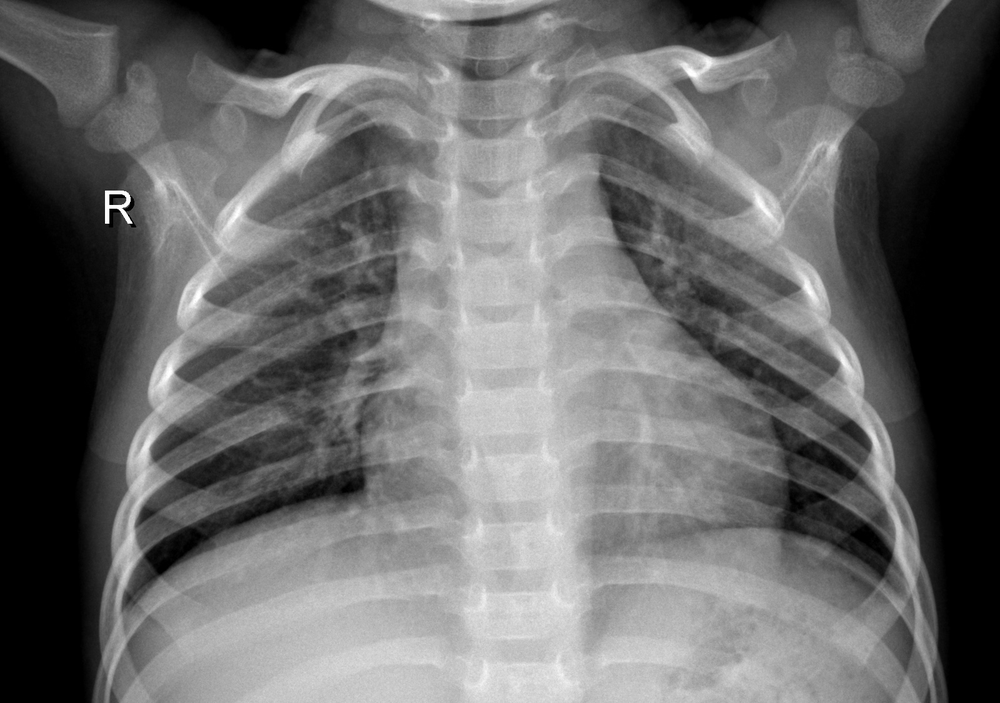
#> input picture semester 5/Informatika medis A/tugas 1/foto/medis1.png, 1000 x 703 px, shrunk from 1600 x 1125 before the run, found by its file name
$ python edited.py
#> lines starting #> are read from the running program, lines starting #| are printed output that depends on the picture
import cv2
import numpy as np
import matplotlib.pyplot as plt
import os

def process_image(image_path):
    """
    Fungsi untuk memproses satu citra medis
    dengan berbagai metode yang diminta.
    """
    img = cv2.imread(image_path, cv2.IMREAD_GRAYSCALE)
#> img is the input picture: shape (703, 1000); min 0, max 255, mean 106.2
    if img is None:
        print(f"Error: Tidak bisa membaca file {image_path}")
        return

    # 1. Histogram Equalization (HE)
    img_he = cv2.equalizeHist(img)
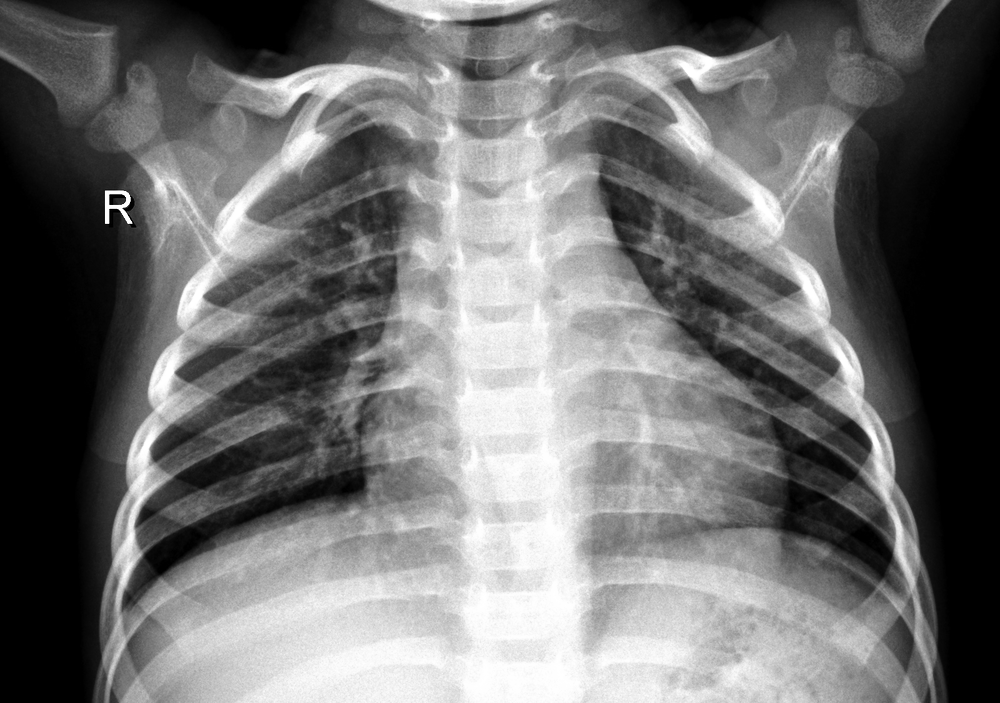
#> img_he: shape (703, 1000); min 0, max 255, mean 113.1

    # 2. CLAHE (Contrast Limited Adaptive Histogram Equalization)
    clahe_params = [(2.0, (8, 8)), (4.0, (10, 10))]
    img_clahe_list = []
    for clip_limit, grid_size in clahe_params:
        clahe = cv2.createCLAHE(clipLimit=clip_limit, tileGridSize=grid_size)
        img_clahe_list.append(clahe.apply(img))
#> after the loop, img_clahe_list = 2 items

    # 3. Gamma Correction
    gamma_values = [0.5, 1.5]
    img_gamma_list = []
    for gamma in gamma_values:
        inv_gamma = 1.0 / gamma
        table = np.array([((i / 255.0) ** inv_gamma) * 255
                          for i in np.arange(0, 256)]).astype("uint8")
        img_gamma_list.append(cv2.LUT(img, table))
#> after the loop, img_gamma_list = 2 items

    # 4. Filtering (Median dan Gaussian)
    img_median = cv2.medianBlur(img, 5)
    img_gaussian = cv2.GaussianBlur(img, (5, 5), 0)

    # Menampilkan hasil
    fig, axes = plt.subplots(3, 3, figsize=(15, 15))

    # Kode yang diperbaiki: Menggunakan indeks yang benar (0, 0)
    axes[0, 0].imshow(img, cmap='gray')
    axes[0, 0].set_title(f'Original: {os.path.basename(image_path)}')

    axes[0, 1].imshow(img_he, cmap='gray')
    axes[0, 1].set_title('Histogram Equalization (HE)')

    axes[0, 2].imshow(img_clahe_list[0], cmap='gray')
    axes[0, 2].set_title(f'CLAHE (clip={clahe_params[0][0]}, grid={clahe_params[0][1]})')

    axes[1, 0].imshow(img_clahe_list[1], cmap='gray')
    axes[1, 0].set_title(f'CLAHE (clip={clahe_params[1][0]}, grid={clahe_params[1][1]})')

    axes[1, 1].imshow(img_gamma_list[0], cmap='gray')
    axes[1, 1].set_title(f'Gamma Correction (γ < 1)')

    axes[1, 2].imshow(img_gamma_list[1], cmap='gray')
    axes[1, 2].set_title(f'Gamma Correction (γ > 1)')

    axes[2, 0].imshow(img_median, cmap='gray')
    axes[2, 0].set_title('Median Filter')

    axes[2, 1].imshow(img_gaussian, cmap='gray')
    axes[2, 1].set_title('Gaussian Filter')

    axes[2, 2].axis('off')

    for ax in axes.flat:
        ax.set_xticks([])
        ax.set_yticks([])

    # Menambahkan spasi vertikal antar baris
    plt.subplots_adjust(hspace=0.5)

    plt.show()
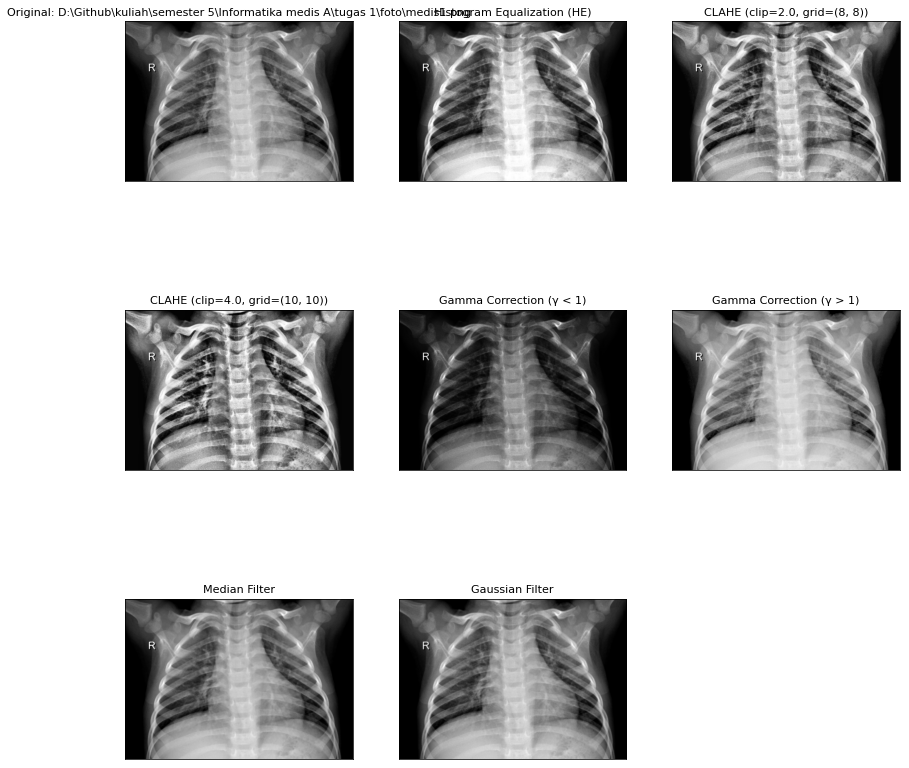
#> figure drawn by matplotlib, 8 panels

# --- PENTING: Daftar jalur file lengkap untuk setiap gambar ---
image_files = [
    r'D:\Github\kuliah\semester 5\Informatika medis A\tugas 1\foto\medis1.png',
]

# Panggil fungsi untuk setiap citra
for file in image_files:
    process_image(file)
